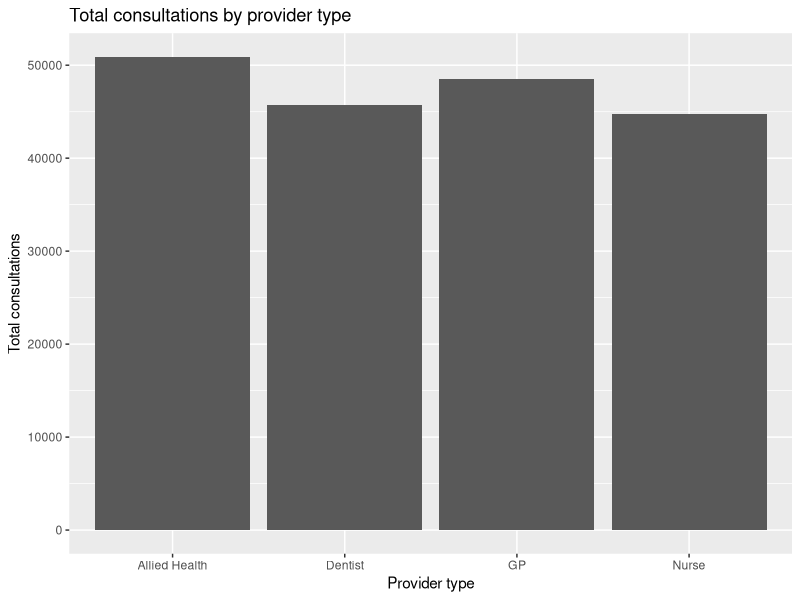
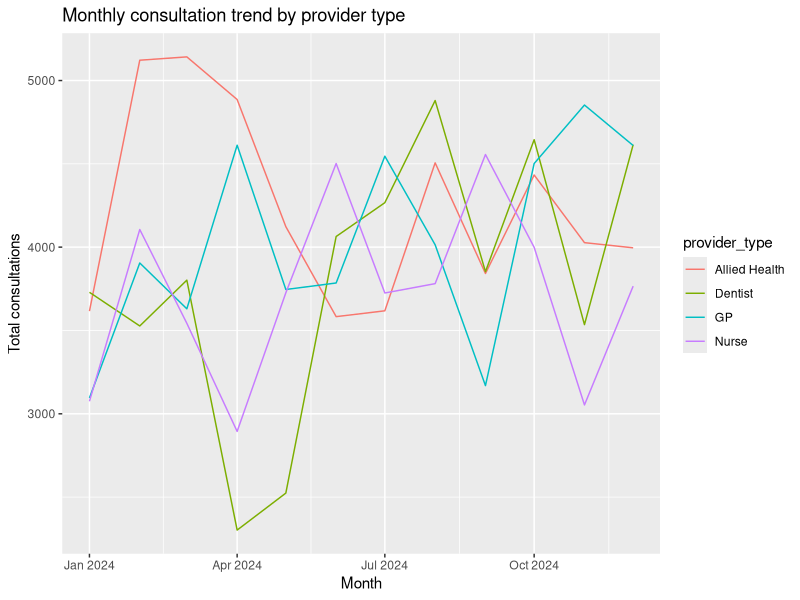

These charts were generated, in order, by the following R code:
## ---- chunk 1

library(dplyr)
library(ggplot2)
library(readr)
library(knitr)

df <- read_csv("../data/sample_data.csv")

## ---- chunk 2

summary_tab <- df |>
  summarise(total_people = sum(n_people),
           total_consultations = sum(n_consultations),
           avg_consultations_per_ppl = round(total_consultations / total_people, 2)
  )

kable(summary_tab)

## ---- chunk 3

summary_provider <- df |>
  group_by(provider_type) |>
  summarise(total_consultations = sum(n_consultations),
           .groups = "drop")

ggplot(summary_provider,
       aes(x = provider_type,
           y = total_consultations)
       ) +
  geom_col() +
  labs(title = "Total consultations by provider type",
       x = "Provider type",
       y = "Total consultations")

## ---- chunk 4

summary_monthly <- df |>
  group_by(month, provider_type) |>
  summarise(total_consultations = sum(n_consultations),
            .groups = "drop")

ggplot(summary_monthly,
       aes(x = month,
           y = total_consultations,
           group = provider_type,
           color = provider_type)
       ) +
  geom_line() +
  labs(title = "Monthly consultation trend by provider type",
       x = "Month",
       y = "Total consultations")
